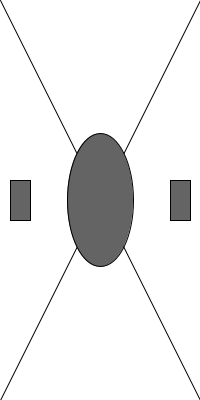
Frame 1 (no input)
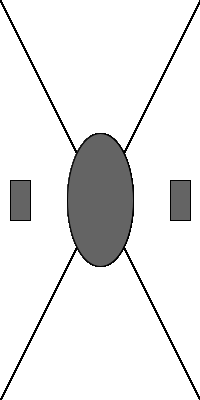
Frame 60 (the mouse pressed at the canvas centre just before this capture)
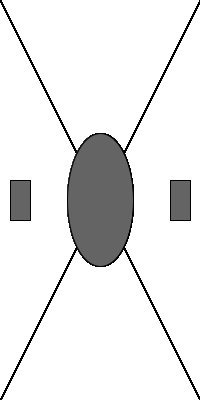
Frame 120 (the mouse held since frame 60 and released just before this capture)

The Processing sketch that drew these frames (run headless with seeded random() and noise(); from frame 60 on, the mouse is pressed at the canvas centre):

// Processing sketch: processing_110732
// ── processing_110732.pde

// Exercise 4-5. Sketch relative to width and height.

void setup() {
  size(200, 400);
  background(255);
  rectMode(CENTER);
}

void draw() {
  line(0, 0, width, height);
  line(0, height, width, 0);
  fill(100);
  rect(width / 10, height / 2, width / 10, height / 10);
  rect(width - width / 10, height / 2, width / 10, height / 10);
  ellipse(width / 2, height / 2, width / 3, height / 3);
}
